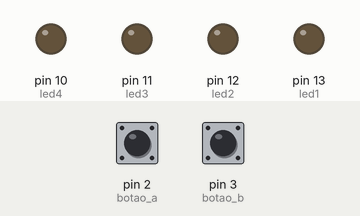
This sketch was run on a simulated Arduino Uno, built with avr-gcc and run on an emulated ATmega328P. Shown: output pins drawn as LEDs (lit = HIGH). The test bench sets the inputs (shaded band); at power-on: pin 3 (botao_b) LOW, pin 2 (botao_a) LOW. What the sketch prints to the serial monitor is not drawn.

Above: at 1.2 s.
1.3 s: pin 3 (botao_b) pulled HIGH for 0.15 s
At 2.5 s:
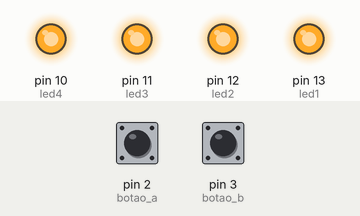
2.9 s: pin 3 (botao_b) pulled HIGH for 1 s
At 3.8 s:
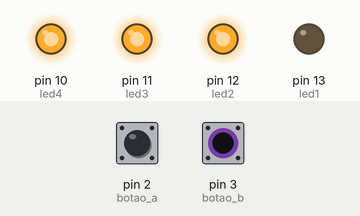
5.4 s: pin 3 (botao_b) pulled HIGH for 0.15 s
At 5.7 s:
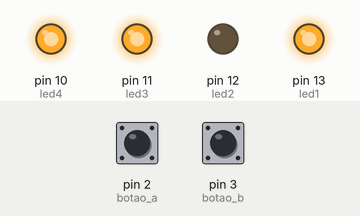
7.0 s: pin 3 (botao_b) pulled HIGH for 3.2 s
At 8.1 s:
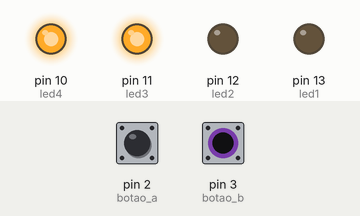
11.7 s: pin 3 (botao_b) pulled HIGH for 0.15 s
At 12.9 s:
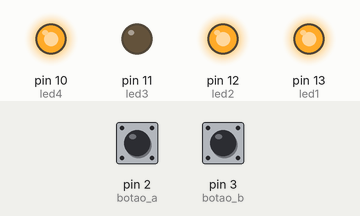
13.3 s: pin 3 (botao_b) pulled HIGH for 1 s
At 14.1 s:
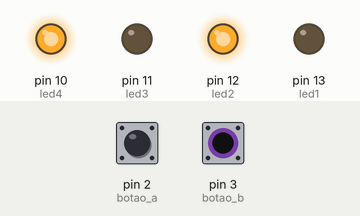
Timing chart, 0 to 16.3 s (numbered marks = the images above; inputs shaded):
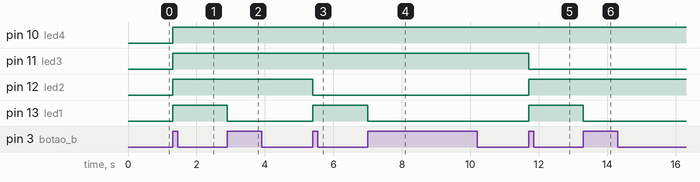

Measured:
- after the input at 1.3 s, pin 10 (led4), pin 11 (led3), pin 12 (led2), pin 13 (led1): LOW → HIGH at once
- after the input at 2.9 s, pin 13 (led1): HIGH → LOW at once
- after the input at 5.4 s, pin 12 (led2): HIGH → LOW at once; pin 13 (led1): LOW → HIGH at once
- after the input at 7.0 s, pin 13 (led1): HIGH → LOW at once
- after the input at 11.7 s, pin 11 (led3): HIGH → LOW at once; pin 12 (led2), pin 13 (led1): LOW → HIGH at once
- after the input at 13.3 s, pin 13 (led1): HIGH → LOW at once

The sketch:

ex3prova.ino
```cpp
const int botao_a = 2;
const int botao_b =3;
const int led1 = 13;
const int led2 = 12;
const int led3 = 11;
const int led4 = 10;

bool aux_a = 0;
bool aux_b = 0;
int conta = 0;

void setup() {
Serial.begin(115200);
pinMode(botao_a, INPUT);
pinMode(botao_b, INPUT);
pinMode(led1, OUTPUT);
pinMode(led2, OUTPUT);
pinMode(led3, OUTPUT);
pinMode(led4, OUTPUT);
}

void loop() {
bool a = digitalRead(botao_a);
bool b = digitalRead(botao_b);
if (a == 1){
  if (aux_a == 0) {
    conta++;
    aux_a = 1;
  }
}
else{
  aux_a = 0;
}
if (b == 1) {
  if (aux_b == 0) {
    conta --;
    aux_b = 1;
  }
 }
else{
  aux_b = 0;
}
if (conta > 15){
   conta = 0;
}
if (conta < 0){
   conta = 15;}

if (conta == 0){
  digitalWrite(led1, 0);
  digitalWrite(led2, 0);
  digitalWrite(led3, 0);
  digitalWrite(led4, 0);
}
if (conta == 1){
  digitalWrite(led1, 1);
  digitalWrite(led2, 0);
  digitalWrite(led3, 0);
  digitalWrite(led4, 0);
}
if (conta == 2){
  digitalWrite(led1, 0);
  digitalWrite(led2, 1);
  digitalWrite(led3, 0);
  digitalWrite(led4, 0);
}
if (conta == 3){
  digitalWrite(led1, 1);
  digitalWrite(led2, 1);
  digitalWrite(led3, 0);
  digitalWrite(led4, 0);
}
if (conta == 4){
  digitalWrite(led1, 0);
  digitalWrite(led2, 0);
  digitalWrite(led3, 1);
  digitalWrite(led4, 0);
}
if (conta == 5){
  digitalWrite(led1, 1);
  digitalWrite(led2, 0);
  digitalWrite(led3, 1);
  digitalWrite(led4, 0);
}
if (conta == 6){
  digitalWrite(led1, 0);
  digitalWrite(led2, 1);
  digitalWrite(led3, 1);
  digitalWrite(led4, 0);
}
if (conta == 7){
  digitalWrite(led1, 1);
  digitalWrite(led2, 1);
  digitalWrite(led3, 1);
  digitalWrite(led4, 0);
}
if (conta == 8){
  digitalWrite(led1, 0);
  digitalWrite(led2, 0);
  digitalWrite(led3, 0);
  digitalWrite(led4, 1);
}
if (conta == 9){
  digitalWrite(led1, 1);
  digitalWrite(led2, 0);
  digitalWrite(led3, 0);
  digitalWrite(led4, 1);
}
if (conta == 10){
  digitalWrite(led1, 0);
  digitalWrite(led2, 1);
  digitalWrite(led3, 0);
  digitalWrite(led4, 1);
}
if (conta == 11){
  digitalWrite(led1, 1);
  digitalWrite(led2, 1);
  digitalWrite(led3, 0);
  digitalWrite(led4, 1);
}
if (conta == 12){
  digitalWrite(led1, 0);
  digitalWrite(led2, 0);
  digitalWrite(led3, 1);
  digitalWrite(led4, 1);
}
if (conta == 13){
  digitalWrite(led1, 1);
  digitalWrite(led2, 0);
  digitalWrite(led3, 1);
  digitalWrite(led4, 1);
}
if (conta == 14){
  digitalWrite(led1, 0);
  digitalWrite(led2, 1);
  digitalWrite(led3, 1);
  digitalWrite(led4, 1);
}
if (conta == 15){
  digitalWrite(led1, 1);
  digitalWrite(led2, 1);
  digitalWrite(led3, 1);
  digitalWrite(led4, 1);
 }
 Serial.print("contador= ");
 Serial.print(conta);

}
```
